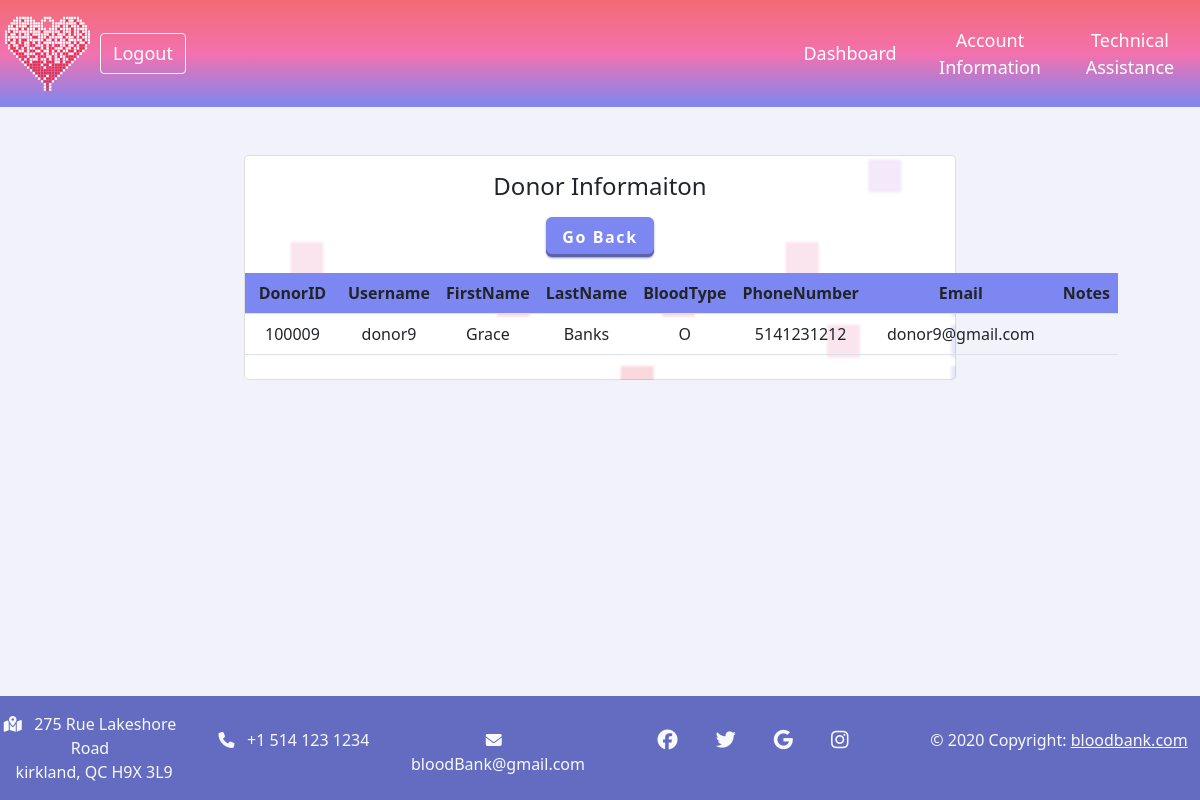
Screenshot of /admin/viewDonorByID.php?donorID=100009 (signed in) with the database file from the repository.
### tables this page shows
create table donor(
	DonorID int not null auto_increment,
    Username varchar(20) not null,
    Password varchar(50) not null,
	FirstName varchar(50) not null,
    LastName varchar(50) not null,
    BloodType varchar(10) not null,
    PhoneNumber varchar(15) not null,
    Email varchar(20) not null,
    address varchar(50)  null,
    postcode varchar(10)  null,
    Notes text null,
    constraint pk_Donor primary key (DonorID asc)
);

### admin/viewDonorByID.php (the view, shortened to what this page needs)
<?php
require('../db.php');
$donorID = $_GET['donorID'];
?>
<section class="h-100 gradient-form ">
    <div class=" py-5 h-100 mx-10 ">
        <div class="row d-flex justify-content-center align-items-center h-100 mx-5">
            <div class="col-md-10 col-lg-8 ">
                <div class="card rounded-3 text-black">
                    <div class="row  g-0">
                        <h4 class="my-3 text-center">Donor Informaiton</h4>
                        <div class="text-center pb-3 ">
                            <button class="addBtn px-3 py-2" onclick="location.href ='ViewDonation.php'"> Go Back</button>
                        </div>
                        <table class="table table-responsive mx-auto mb-4 queryTable pb-20">
                            <tr>
                                <th>DonorID</th>
                                <th>Username</th>
                                <th>FirstName</th>
                                <th>LastName</th>
                                <th>BloodType</th>
                                <th>PhoneNumber</th>
                                <th>Email</th>
                                <th>Notes</th>
                            </tr>
                            <?php
                            $sel_query = "SELECT * FROM donor where DonorID = '$donorID'";
                            $result = mysqli_query($con, $sel_query);
                            while ($row = mysqli_fetch_assoc($result)) { ?>
                                <tr>
                                    <td><?php echo $row["DonorID"]; ?></td>
                                    <td><?php echo $row["Username"]; ?></td>
                                    <td><?php echo $row["FirstName"]; ?></td>
                                    <td><?php echo $row["LastName"]; ?></td>
                                    <td><?php echo $row["BloodType"]; ?></td>
                                    <td><?php echo $row["PhoneNumber"]; ?></td>
                                    <td><?php echo $row["Email"]; ?></td>
                                    <td><?php echo $row["Notes"]; ?></td>
                                </tr>
                            <?php
                            }
                            ?>
                        </table>
                    </div>
                </div>
            </div>
        </div>
    </div>
</section>

### css/admin.css (style rules this page uses)
.bgHeader { background: linear-gradient(to bottom, #f36b74, #f371ae, #7d87f1); }
.card { background-image: url("../images/pixelHeartGradientLowAlpha.png"); background-size:150%; background-repeat: repeat-y; background-position-x: 57%; background-position-y: 5%; }
table.right { width: 35%; position:absolute; right: 0%; }
table.right td { width: 33.33%; text-align: center; padding: 5px; }
table.left { width: 15%; position:absolute; left: 0%; }
table.left td { width: 50%; text-align: left; padding: 5px; }
.bannerLink { color: white; text-decoration: none; }
body { background-color: #f2f3fa; margin: 0px; padding: 0px; padding-bottom: 100px; }
header a { font-size:large; }
input[type = submit],.addBtn { background-color:rgba(125, 135, 241, 1) ; border: 0; border-radius: 6px; box-shadow: rgba(45, 35, 66, .4) 0 1px 2px,rgba(45, 35, 66, .3) 0 2px 4px -3px,rgba(58, 65, 111, .5) 0 -3px 0 inset; color: white; font-weight:bolder; letter-spacing:0.1em; }
.queryTable { width: 90%; text-align: center; }
.queryTable tr:nth-child(odd) { background-color: rgba(125, 135, 241, 1); }
.queryTable td { padding-left:20px; padding-right:20px; }
.addBtn { align-items: center; }

### rows the page displays
donor: DonorID "100009", Username "donor9", FirstName "Grace", LastName "Banks", BloodType "O", PhoneNumber "5141231212", Email "donor9@gmail.com"
